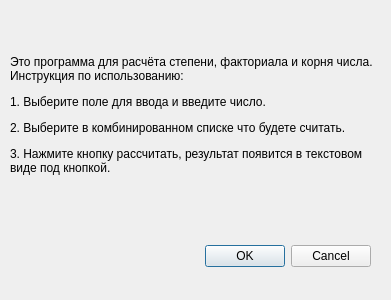
<?xml version="1.0" encoding="UTF-8"?>
<ui version="4.0">
 <class>InfoDialog</class>
 <widget class="QDialog" name="InfoDialog">
  <property name="geometry">
   <rect>
    <x>0</x>
    <y>0</y>
    <width>391</width>
    <height>300</height>
   </rect>
  </property>
  <property name="windowTitle">
   <string>Dialog</string>
  </property>
  <widget class="QDialogButtonBox" name="buttonBox">
   <property name="geometry">
    <rect>
     <x>30</x>
     <y>240</y>
     <width>341</width>
     <height>32</height>
    </rect>
   </property>
   <property name="orientation">
    <enum>Qt::Orientation::Horizontal</enum>
   </property>
   <property name="standardButtons">
    <set>QDialogButtonBox::StandardButton::Cancel|QDialogButtonBox::StandardButton::Ok</set>
   </property>
  </widget>
  <widget class="QWidget" name="verticalLayoutWidget">
   <property name="geometry">
    <rect>
     <x>10</x>
     <y>10</y>
     <width>371</width>
     <height>211</height>
    </rect>
   </property>
   <layout class="QVBoxLayout" name="verticalLayout">
    <item>
     <widget class="QLabel" name="label">
      <property name="sizePolicy">
       <sizepolicy hsizetype="Expanding" vsizetype="Expanding">
        <horstretch>0</horstretch>
        <verstretch>0</verstretch>
       </sizepolicy>
      </property>
      <property name="text">
       <string>&lt;html&gt;&lt;head/&gt;&lt;body&gt;&lt;p&gt;Это программа для расчёта степени, факториала и корня числа. Инструкция по использованию:&lt;/p&gt;&lt;p&gt;1. Выберите поле для ввода и введите число.&lt;/p&gt;&lt;p&gt;2. Выберите в комбинированном списке что будете считать.&lt;/p&gt;&lt;p&gt;3. Нажмите кнопку рассчитать, результат появится в текстовом виде под кнопкой.&lt;/p&gt;&lt;/body&gt;&lt;/html&gt;</string>
      </property>
      <property name="textFormat">
       <enum>Qt::TextFormat::MarkdownText</enum>
      </property>
      <property name="scaledContents">
       <bool>false</bool>
      </property>
      <property name="wordWrap">
       <bool>true</bool>
      </property>
     </widget>
    </item>
   </layout>
  </widget>
 </widget>
 <resources/>
 <connections>
  <connection>
   <sender>buttonBox</sender>
   <signal>accepted()</signal>
   <receiver>InfoDialog</receiver>
   <slot>accept()</slot>
   <hints>
    <hint type="sourcelabel">
     <x>248</x>
     <y>254</y>
    </hint>
    <hint type="destinationlabel">
     <x>157</x>
     <y>274</y>
    </hint>
   </hints>
  </connection>
  <connection>
   <sender>buttonBox</sender>
   <signal>rejected()</signal>
   <receiver>InfoDialog</receiver>
   <slot>reject()</slot>
   <hints>
    <hint type="sourcelabel">
     <x>316</x>
     <y>260</y>
    </hint>
    <hint type="destinationlabel">
     <x>286</x>
     <y>274</y>
    </hint>
   </hints>
  </connection>
 </connections>
</ui>
